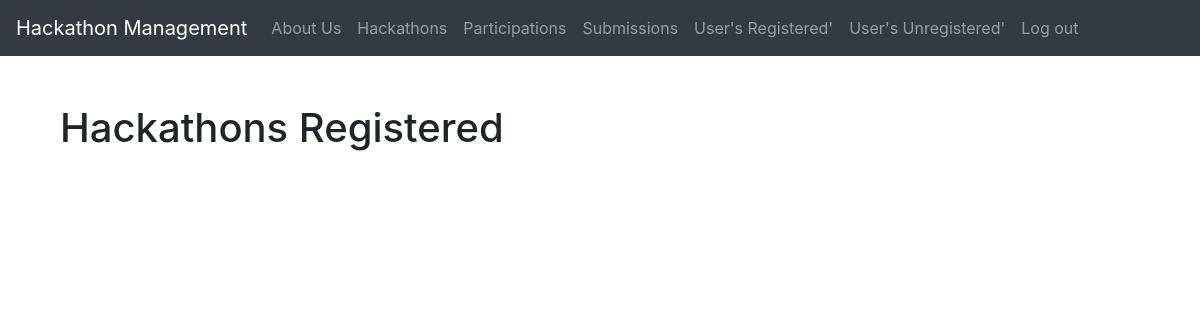
The app's page /hackathon/user_hackathons/ (signed in), older data.
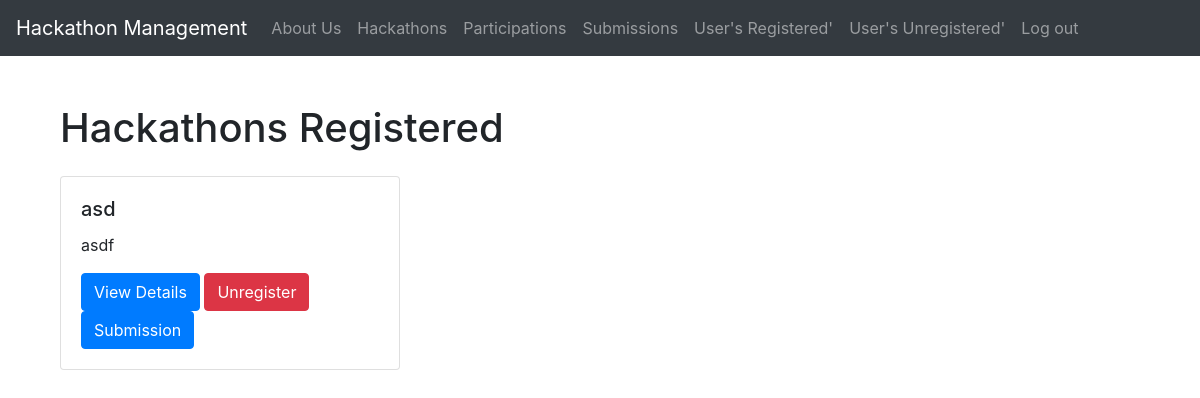
The same page, newer data.
### hackathon/models.py (models this page shows, shortened)
class Participant(models.Model):
    hackathon = models.ForeignKey(
        Hackathon, related_name='memberships', on_delete=models.CASCADE)
    user = models.ForeignKey(
        User, related_name='user_groups', on_delete=models.CASCADE)
    class Meta:
        unique_together = ("hackathon", "user")

class Hackathon(models.Model):
    title = models.CharField(max_length=100, unique=True)
    slug = models.SlugField(allow_unicode=True)
    description = models.TextField()
    background_image = models.ImageField(
        upload_to=f'background_image/')
    hackathon_image = models.ImageField(
        upload_to=f'hackathon_image/')
    SUBMISSION_CHOICES = [
        ('image', 'Image'),
        ('file', 'File'),
        ('link', 'Link'),
    ]
    submission_type = models.CharField(
        max_length=5, choices=SUBMISSION_CHOICES)
    start_datetime = models.DateTimeField()
    end_datetime = models.DateTimeField()
    reward_prize = models.DecimalField(max_digits=8, decimal_places=2)
    participants = models.ManyToManyField(User, through="Participant")
    class Meta:
        ordering = ["start_datetime"]

### hackathon/views.py (the view)
# urls.py: path('user_hackathons/', views.UserHackathonListView.as_view(),
class UserHackathonListView(LoginRequiredMixin, ListView):
    model = Participant
    template_name = 'hackathon/user_hackathons.html'
    context_object_name = 'participations'
    def get_queryset(self):
        queryset = Participant.objects.filter(user=self.request.user)
        return queryset

### hackathon/templates/hackathon/user_hackathons.html
{% extends 'base.html' %} {% block content %}
<div class="container">
  <h1 class="mb-4">Hackathons Registered</h1>
  <div class="row">
    {% for participant in participations %}
    <div class="col-md-4 mb-4">
      <div class="card">
        <div class="card-body">
          <h5 class="card-title">{{ participant.hackathon.title }}</h5>
          <p class="card-text">{{ participant.hackathon.description }}</p>
          <a href="{% url 'hackathon:detail' participant.hackathon.slug %}" class="btn btn-primary">View Details</a>
          <a href="{% url 'hackathon:unregister' participant.hackathon.slug %}" class="btn btn-danger">Unregister</a>
          <a href="{% url 'submission:submit' participant.hackathon.slug %}" class="btn btn-primary">Submission</a>
        </div>
      </div>
    </div>
    {% endfor %}
  </div>
</div>
{% endblock %}

Row changes from the older to the newer data that the page shows:
added Participant: hackathon "asd", hackathon.description "asdf"
